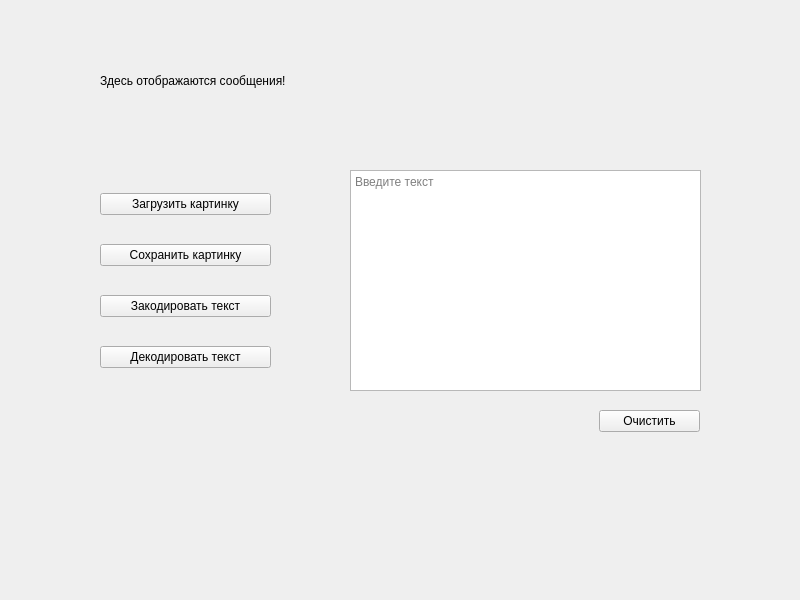
<?xml version="1.0" encoding="UTF-8"?>
<ui version="4.0">
 <class>MainWindow</class>
 <widget class="QMainWindow" name="MainWindow">
  <property name="geometry">
   <rect>
    <x>0</x>
    <y>0</y>
    <width>800</width>
    <height>600</height>
   </rect>
  </property>
  <property name="windowTitle">
   <string>MainWindow</string>
  </property>
  <widget class="QWidget" name="centralwidget">
   <widget class="QWidget" name="verticalLayoutWidget">
    <property name="geometry">
     <rect>
      <x>100</x>
      <y>170</y>
      <width>171</width>
      <height>221</height>
     </rect>
    </property>
    <layout class="QVBoxLayout" name="verticalLayout">
     <item>
      <widget class="QPushButton" name="Load">
       <property name="text">
        <string>Загрузить картинку</string>
       </property>
      </widget>
     </item>
     <item>
      <widget class="QPushButton" name="Save">
       <property name="text">
        <string>Сохранить картинку</string>
       </property>
      </widget>
     </item>
     <item>
      <widget class="QPushButton" name="Encode">
       <property name="text">
        <string>Закодировать текст</string>
       </property>
      </widget>
     </item>
     <item>
      <widget class="QPushButton" name="Decode">
       <property name="text">
        <string>Декодировать текст</string>
       </property>
      </widget>
     </item>
    </layout>
   </widget>
   <widget class="QPlainTextEdit" name="TextEdit">
    <property name="geometry">
     <rect>
      <x>350</x>
      <y>170</y>
      <width>351</width>
      <height>221</height>
     </rect>
    </property>
    <property name="placeholderText">
     <string>Введите текст</string>
    </property>
   </widget>
   <widget class="QLabel" name="label">
    <property name="geometry">
     <rect>
      <x>100</x>
      <y>40</y>
      <width>521</width>
      <height>81</height>
     </rect>
    </property>
    <property name="text">
     <string>Здесь отображаются сообщения!</string>
    </property>
   </widget>
   <widget class="QPushButton" name="Clear">
    <property name="geometry">
     <rect>
      <x>599</x>
      <y>410</y>
      <width>101</width>
      <height>22</height>
     </rect>
    </property>
    <property name="text">
     <string>Очистить</string>
    </property>
   </widget>
  </widget>
 </widget>
 <resources/>
 <connections/>
</ui>
